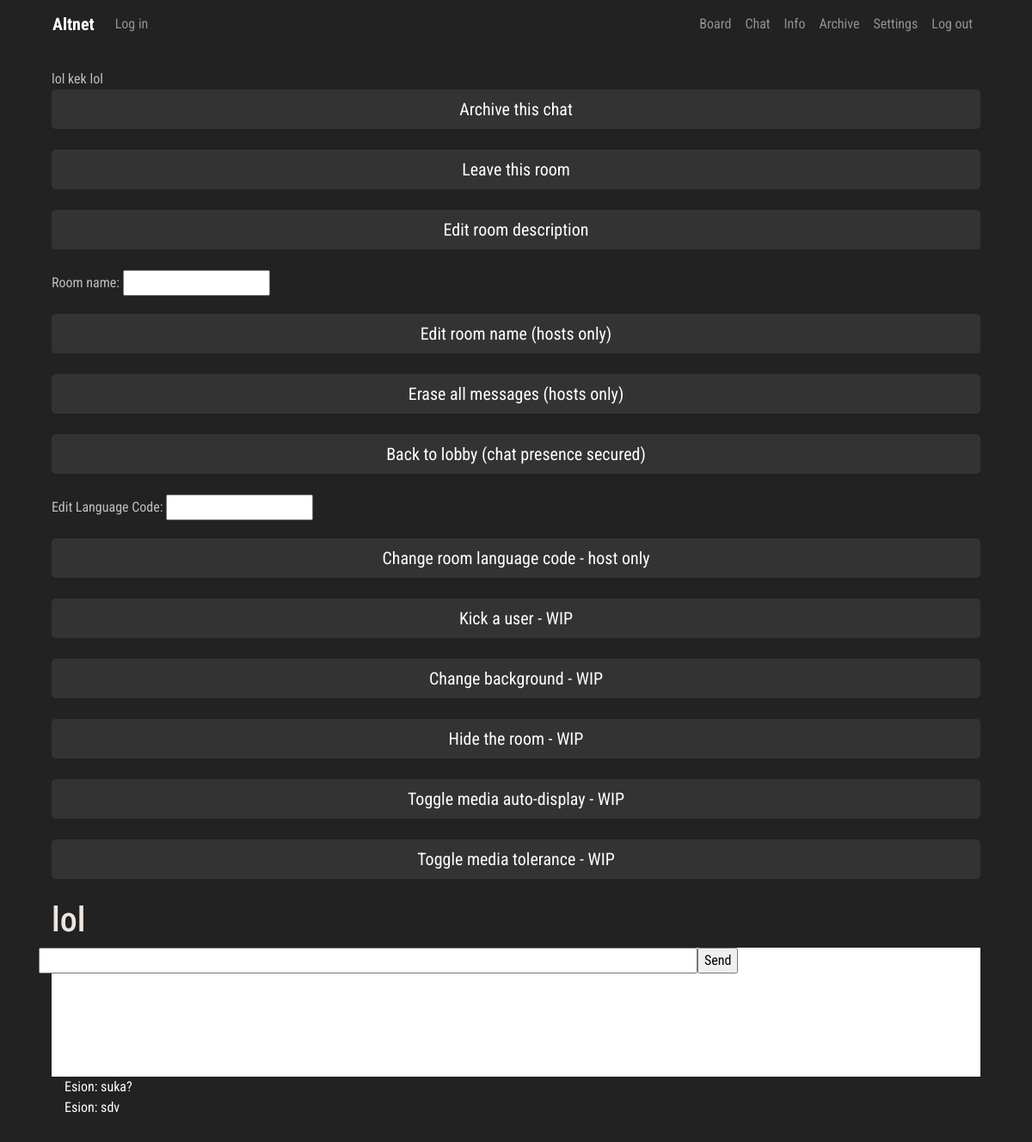
The app's page /chat/6/, older data.
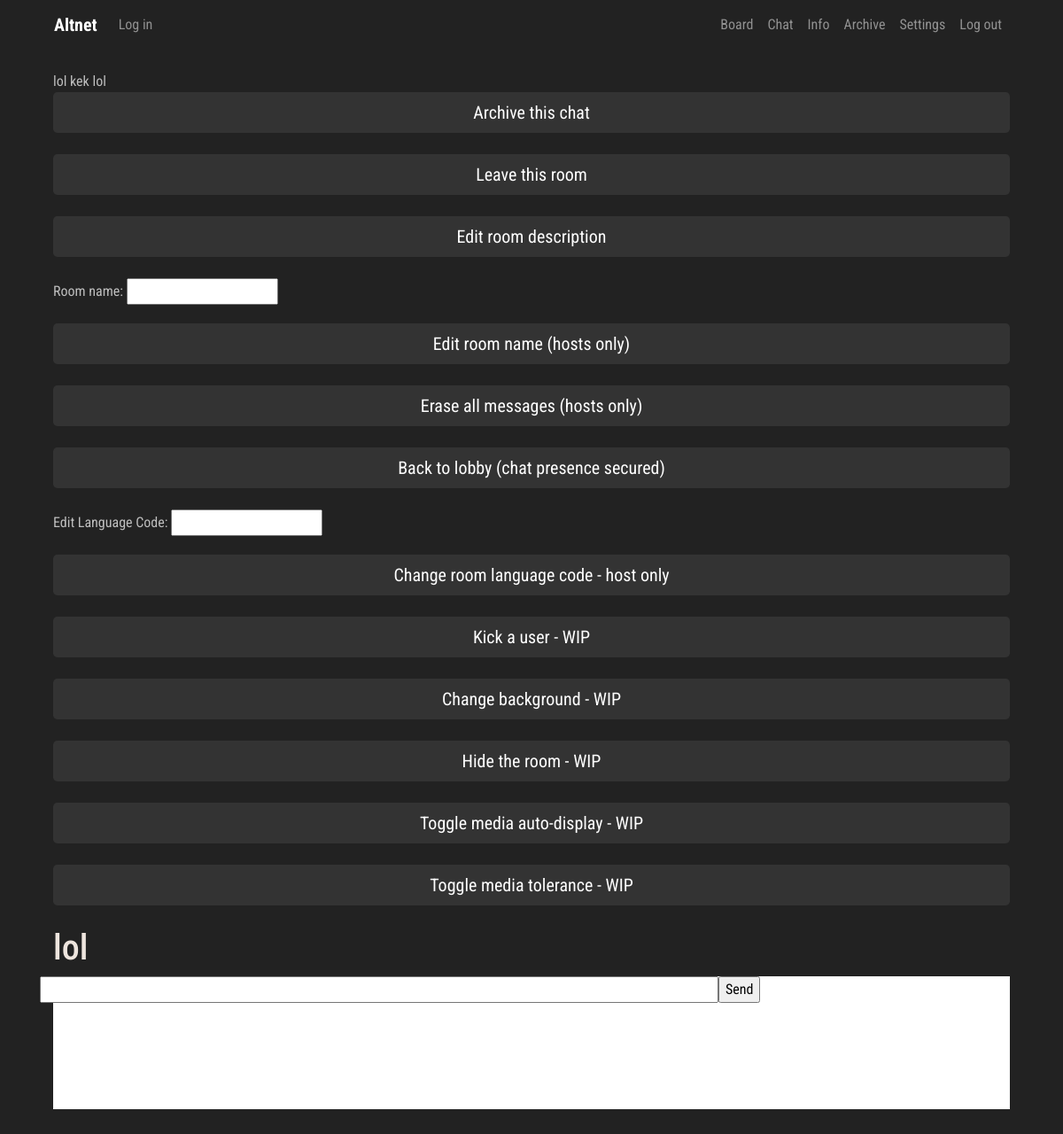
The same page, newer data.
### chat/models.py (models this page shows, shortened)
class Message(models.Model):
    message_author = models.CharField('Message author', max_length=150, blank=False, null=False)
    message_room = models.ForeignKey(Room, on_delete=models.CASCADE)
    message_text = models.TextField(blank=False, null=False, max_length=1000)
    message_media = models.ImageField(upload_to=user_chat_directory_path, blank=True, null=True)
    pub_date = models.DateTimeField('Date published', auto_now=True)

### chat/views.py (the view, shortened to what this page needs)
# urls.py: path('<str:room_id>/', views.room, name='room'),
def room(request, room_id):
    chat_form = SendMessage()
    room_info = Room.objects.get(id=room_id)
    template = loader.get_template('room.html')
    if request.user.is_authenticated:
        username = request.user.username
        loc_option = Hikka.objects.get(user=request.user.id).language_code
        authorised = True
    else:
        username = anonymous_validator(request)
        loc_option = 0
        authorised = False
    messages = Message.objects.filter(message_room__id=room_id).order_by('-pub_date')
    room_name = room_info.name
    context = {
        'change_language_code_form': EditLangCode(),
        'edit_description_form': EditDescription(),
        'edit_name_form': EditName(),
        'loc': loc_resolver('room'),
        'lang': loc_option,
        'room_name': room_name,
        'messages': messages,
        'chat_form': chat_form,
        'username': username,
        'room_id': room_id,
        'authorised': authorised,
        'room_description': room_info.description,
    }
    return HttpResponse(template.render(context, request))

### chat/forms.py
class EditLangCode(forms.ModelForm):
    language_code = forms.CharField(label='Edit Language Code', max_length=10)
    class Meta:
        model = Room
        fields = ['language_code',]

class EditDescription(forms.ModelForm):
    description = forms.CharField(label='Room description', max_length=200)
    class Meta:
        model = Room
        fields = ['description',]

### board/templatetags/loc_extra.py (called while the page is built)
@register.filter
def return_item(l, i):
    try:
        return l[i]
    except:
        return None

### board/views.py (called while the page is built)
def random_name():
    noun = ['Apple', 'Grape', 'Hero', 'Nickel', 'Zinc', 'Rock', 'Paper', 'Joker', 'Beat', 'Aug', 'Runner', 'Miracle']
    adjective = ['Shitty', 'Slippy', 'Explosive', 'Luminous', 'Advanced', 'Creative', 'Burning', 'Sweaty', 'Leet',
                 'Apex', 'Funny', 'Raging']
    tag = ['1', '2', '3', '4', '5', '6', '7', '8', '9', '0']
    randomized_tag = choices(tag, k=4)
    return ''.join(adjective[randint(0, len(adjective)-1)]) + '-' + ''.join(noun[randint(0, len(noun)-1)]) + '#' + \
           ''.join(randomized_tag)

### chat/templates/room.html (shortened to what this page needs)
{% extends 'chat_hat.html' %}
{% block content %}
{% load loc_extra %}
{% load static %}
</head>
<body>
{{ room_description }}
{{ room_name }}
 <form method="POST" enctype="multipart/form-data">
        <button class="btn btn-dark btn-lg btn-block" type="submit" name="arch">Archive this chat</button><br>
     </form>
 <form method="POST" enctype="multipart/form-data">
        <button class="btn btn-dark btn-lg btn-block" type="submit" name="leave">Leave this room</button><br>
     </form>
<button type="button" class="btn btn-dark btn-lg btn-block" data-toggle="modal" data-target="#exampleModal">
  Edit room description
</button>
<br />
  <form method="POST" enctype="multipart/form-data">
      {{ edit_name_form.as_p }}
      <button class="btn btn-dark btn-lg btn-block" type="submit" name="edit_room_name">Edit room name (hosts only)</button><br>
     </form>
 <form method="POST" enctype="multipart/form-data">
        <button class="btn btn-dark btn-lg btn-block" type="submit" name="erase_messages">Erase all messages (hosts only)</button><br>
     </form>
<form method="POST" enctype="multipart/form-data">
        <button class="btn btn-dark btn-lg btn-block" type="submit" name="safe_leave">Back to lobby (chat presence secured)</button><br>
     </form>
  <form method="POST" enctype="multipart/form-data">
      {{ change_language_code_form.as_p }}
        <button class="btn btn-dark btn-lg btn-block" type="submit" name="edit_language_code">Change room language code - host only</button><br>
     </form>
  <form method="POST" enctype="multipart/form-data">
        <button class="btn btn-dark btn-lg btn-block" type="submit" name="leave">Kick a user - WIP</button><br>
     </form>
  <form method="POST" enctype="multipart/form-data">
        <button class="btn btn-dark btn-lg btn-block" type="submit" name="leave">Change background - WIP</button><br>
     </form>
  <form method="POST" enctype="multipart/form-data">
        <button class="btn btn-dark btn-lg btn-block" type="submit" name="leave">Hide the room - WIP</button><br>
     </form>
  <form method="POST" enctype="multipart/form-data">
        <button class="btn btn-dark btn-lg btn-block" type="submit" name="leave">Toggle media auto-display - WIP</button><br>
     </form>
  <form method="POST" enctype="multipart/form-data">
        <button class="btn btn-dark btn-lg btn-block" type="submit" name="leave">Toggle media tolerance - WIP</button><br>
     </form>
  <div class="trds">
  <main class="contentd" role="main">
  <header>
 <h1 data-text="{{ room_name }}">{{ room_name }}</h1></header></main></div>
<div style="background-color:#fff; width:100%; height:100%">
<div class="row">
<div class="col-">
    <input id="chat-message-input" name="message_text" type="text" size="100"><br>
</div>
<div class="col-">
    <input id="chat-message-submit" name="chat-message-submit" type="submit" value="Send">
</div>
</div>
</div>
  <div class="col-lg-12 col-sm-12 col-md-12">
    <div id="chat-log" class="chat-log" cols="120" rows="20" style="color:#fff; background-color:#222222; border:none">
        {% for message in messages %}
        {{ message.message_text }} <br />
        {% endfor %}
    </div><br>
</div>
</body>
{% endblock %}

Row changes from the older to the newer data that the page shows:
removed Message: message_text "Esion: suka?"
removed Message: message_text "Esion: sdv"
